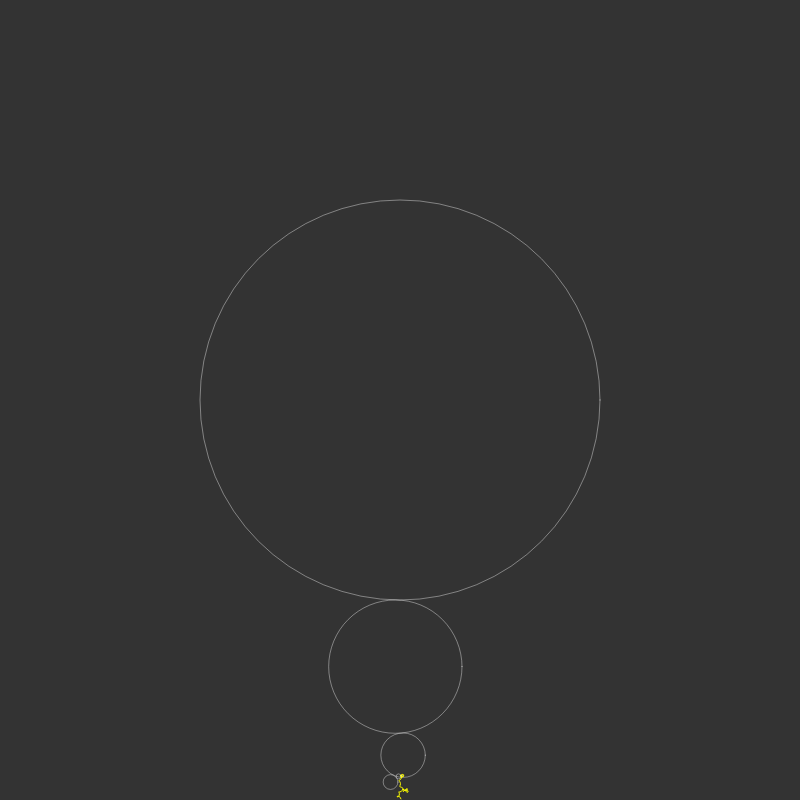
Frame 1 (no input)
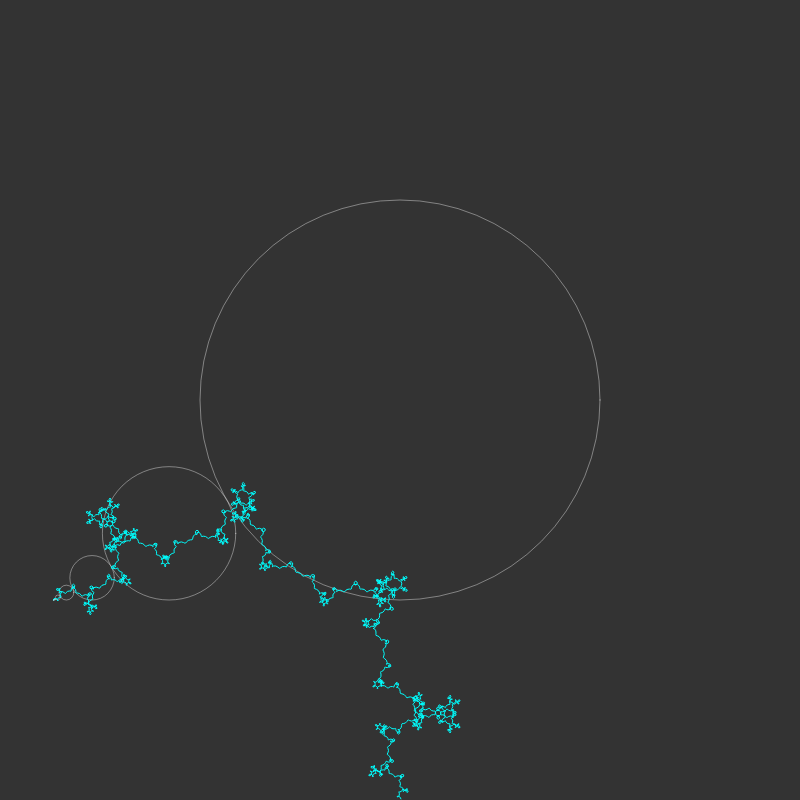
Frame 60 (no input)
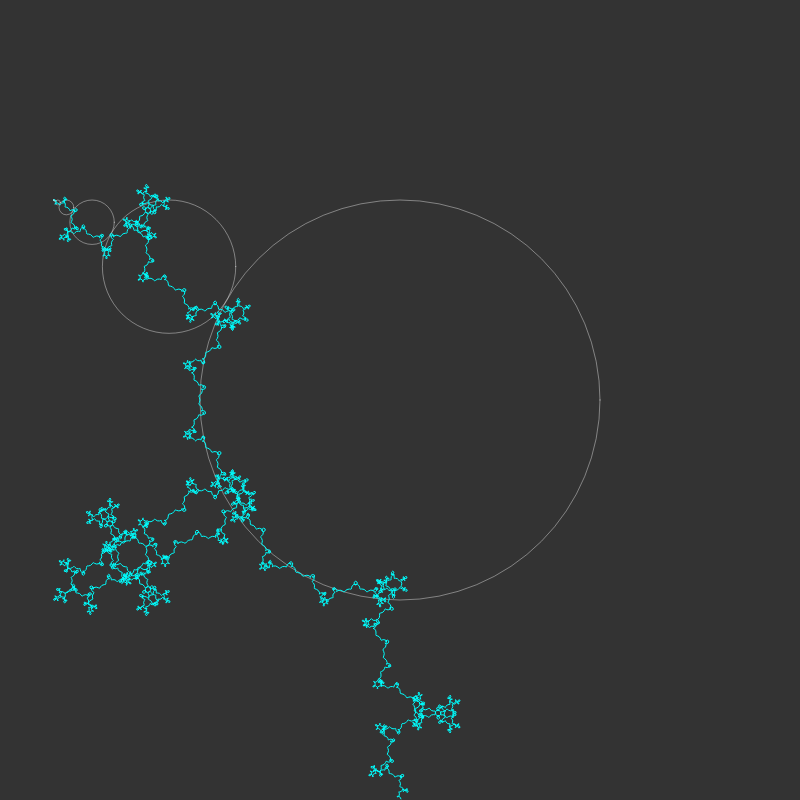
Frame 120 (the mouse pressed at the canvas centre since frame 60)

The p5.js sketch that drew these frames (run headless with seeded random() and noise() and a simulated clock; from frame 60 on, the mouse is pressed at the canvas centre):

// p5.js sketch
// ── sketch.js


var path = [];

var angle = 0;
var resolution = 50;

var sun;
var end;

function setup() {
  createCanvas(800, 800);
  sun = new Orbit(width/2, height/2, width/4, 0);
  var next = sun;
  for (var i = 0; i < 10; i++) {
    next = next.addChild();
  }
  end = next;
}

function gradient(x1, y1, x2, y2, col1, col2) {
  let grad = drawingContext.createLinearGradient(x1, y1, x2, y2);
  grad.addColorStop(0, col1);
  grad.addColorStop(1, col2);
  drawingContext.fillStyle = grad;
}

function draw() {
  background(51);
  colorMode(RGB);

  for (var i = 0; i < resolution; i++) {
    var next = sun;
    while (next != null) {
      next.update();
      next = next.child;
    }
    path.push(createVector(end.x, end.y));
  }

  var next = sun;
  while (next != null) {
    next.show();
    next = next.child;
  }

  beginShape();
  noFill();
  
  var gradientColors = [
    color(255, 0, 0),  // Red
    color(255, 255, 0),  // Yellow
    color(0, 255, 0),  // Green
    color(0, 255, 255)  // Cyan
  ];
  
  for (var i = 0; i < path.length; i++) {
    var pos = path[i];
    var gradientColor = gradientColors[i % gradientColors.length];
    stroke(gradientColor);
    vertex(pos.x, pos.y);
  }
  
  endShape();
}


// ── orbit.js


var k = -5;

function Orbit(x_, y_, r_, n, p) {
  this.x = x_;
  this.y = y_;
  this.r = r_;
  this.parent = p;
  this.child = null;
  this.speed = (radians(pow(k, n - 1))) / resolution;
  this.angle = -PI / 2;

  this.addChild = function() {
    var newr = this.r / 3.0;
    var newx = this.x + this.r + newr;
    var newy = this.y;
    this.child = new Orbit(newx, newy, newr, n + 1, this);
    return this.child;
  }

  this.update = function() {
    var parent = this.parent;
    if (parent != null) {
      this.angle += this.speed;
      var rsum = this.r + parent.r;
      
      this.x = parent.x - rsum * cos(this.angle);
      this.y = parent.y - rsum * sin(this.angle);
    }
    
  }

  

  this.show = function() {
    stroke(255, 100);
    strokeWeight(1);
    noFill();
    ellipse(this.x, this.y, this.r * 2, this.r * 2);
  }
}
